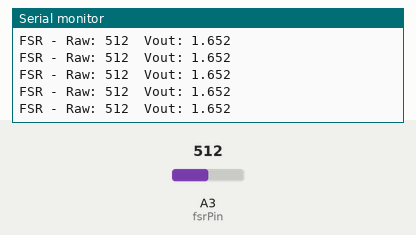
Simulated run of this sketch. Board: Arduino Uno, built with avr-gcc and run on an emulated ATmega328P. Parts: the last lines printed to the serial monitor. The test bench sets the inputs (shaded band); at power-on: A3 (fsrPin) = 512.

Above: at 1.2 s.
1.3 s: A3 (fsrPin) set to 716
At 1.56 s:
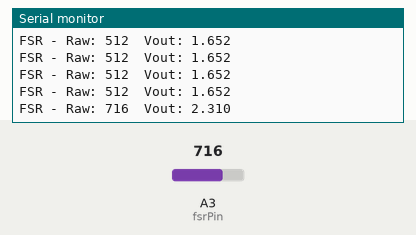
2.8 s: A3 (fsrPin) set to 900
At 2.97 s:
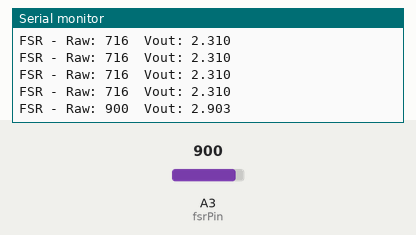
Timing chart, 0 to 5.8 s (numbered marks = the images above; inputs shaded):
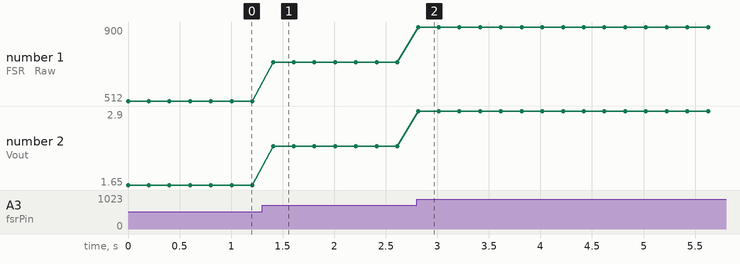

The sketch:

4_FSRs.ino
```cpp
const int fsrPin = A3;
const float Vcc = 3.3;   // Teensy ADC reference voltage (typically 3.3 V)

void setup() {
  Serial.begin(9600);    // Start serial communication
}

void loop() {
  // Read analog values (10-bit resolution: 0–1023)
  int raw = analogRead(fsrPin);

  // Convert to voltage
  float Vout = raw * (Vcc / 1023.0);

  // Print readings
  Serial.print("FSR - Raw: ");
  Serial.print(raw);
  Serial.print("\tVout: ");
  Serial.println(Vout, 3);

  delay(200);  // sample rate
}
```

Measured:
- after the input at 1.3 s, the serial monitor: prints a new line after 0.11 s (image 1)
- after the input at 2.8 s, the serial monitor: prints a new line at once (image 2)
- plotted number 1: 512 → 716 after the input at 1.3 s, 716 → 900 after the input at 2.8 s
- plotted number 2: 1.65 → 2.31 after the input at 1.3 s, 2.31 → 2.9 after the input at 2.8 s
